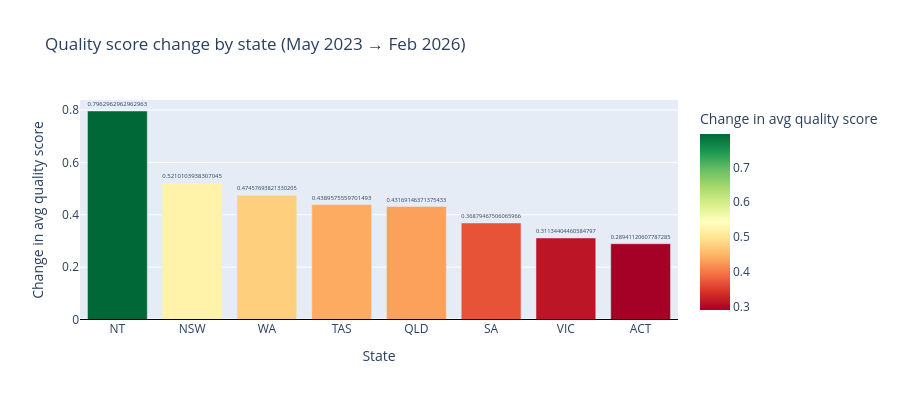

The notebook cell this image was saved under:
### Code cell
fig = px.bar(
    rank_df, x='state', y='change', color='change',
    color_continuous_scale='RdYlGn',
    title=f'Quality score change by state ({first_snap.strftime("%b %Y")} → {latest_snap.strftime("%b %Y")})',
    labels={'change': 'Change in avg quality score', 'state': 'State'},
    text='change',
)
fig.update_traces(texttemplate='%{text:+.3f}', textposition='outside')
fig.add_hline(y=0, line_color='black', line_width=1)
fig.update_layout(height=400)
fig.show()

### Figure 1 — Plotly figure (JSON) as saved in the notebook; plotly's stock layout.template omitted (floating-point values rounded to 4 significant figures)
{"data": [{"hovertemplate": "State=%{x}<br>Change in avg quality score=%{marker.color}<extra></extra>", "legendgroup": "", "marker": {"color": [0.7963, 0.521, 0.4746, 0.439, 0.4317, 0.3688, 0.3113, 0.2894], "coloraxis": "coloraxis", "pattern": {"shape": ""}}, "name": "", "orientation": "v", "showlegend": false, "text": [0.7963, 0.521, 0.4746, 0.439, 0.4317, 0.3688, 0.3113, 0.2894], "textposition": "outside", "texttemplate": "%{text:+.3f}", "type": "bar", "x": ["NT", "NSW", "WA", "TAS", "QLD", "SA", "VIC", "ACT"], "xaxis": "x", "y": [0.7963, 0.521, 0.4746, 0.439, 0.4317, 0.3688, 0.3113, 0.2894], "yaxis": "y"}], "layout": {"barmode": "relative", "coloraxis": {"colorbar": {"title": {"text": "Change in avg quality score"}}, "colorscale": [[0.0, "rgb(165,0,38)"], [0.1, "rgb(215,48,39)"], [0.2, "rgb(244,109,67)"], [0.3, "rgb(253,174,97)"], [0.4, "rgb(254,224,139)"], [0.5, "rgb(255,255,191)"], [0.6, "rgb(217,239,139)"], [0.7, "rgb(166,217,106)"], [0.8, "rgb(102,189,99)"], [0.9, "rgb(26,152,80)"], [1.0, "rgb(0,104,55)"]]}, "height": 400, "legend": {"tracegroupgap": 0}, "shapes": [{"line": {"color": "black", "width": 1}, "type": "line", "x0": 0, "x1": 1, "xref": "x domain", "y0": 0, "y1": 0, "yref": "y"}], "title": {"text": "Quality score change by state (May 2023 → Feb 2026)"}, "xaxis": {"anchor": "y", "domain": [0.0, 1.0], "title": {"text": "State"}}, "yaxis": {"anchor": "x", "domain": [0.0, 1.0], "title": {"text": "Change in avg quality score"}}}}
